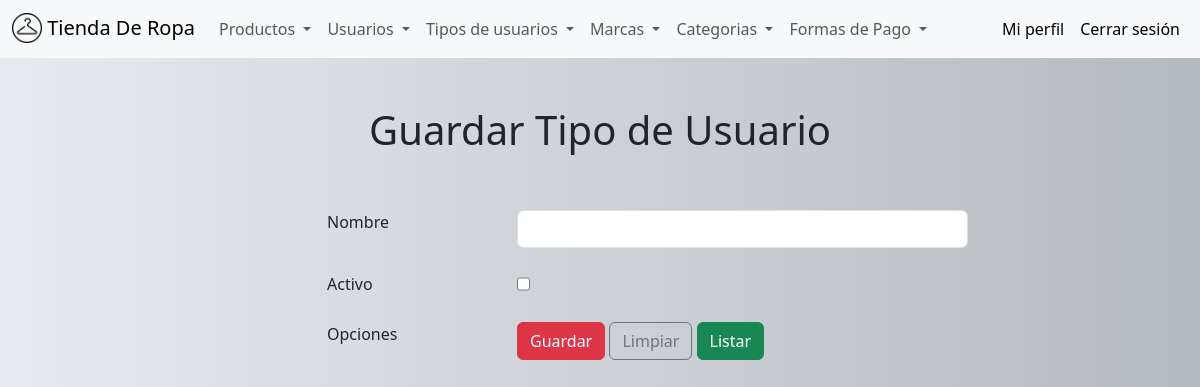
The app's page /staff/buscarTipoUsuario/4 (signed in), older data.
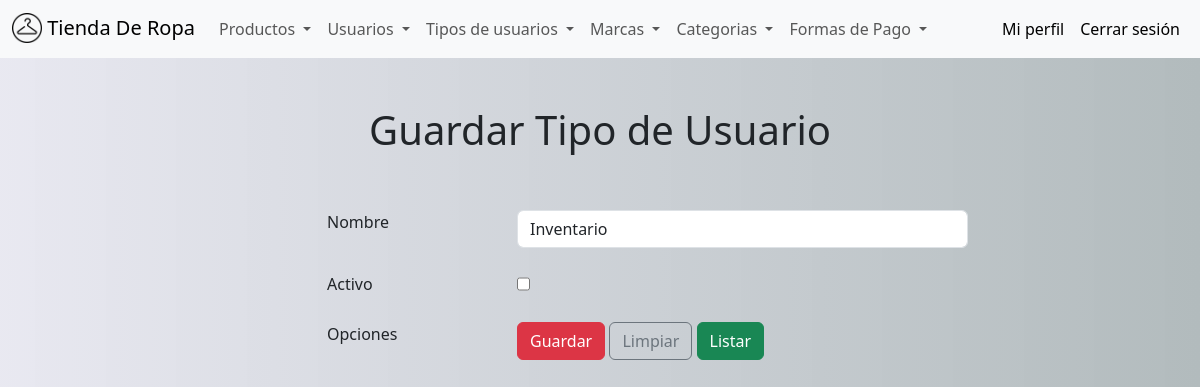
The same page, newer data.
### usuarios/models.py (models this page shows, shortened)
class TipoDeUsuario(models.Model):
    nombre = models.CharField(max_length=50, verbose_name='Tipo de Usuario')
    activo = models.BooleanField(default=False)

### staff/views.py (the view)
# urls.py: path("buscarTipoUsuario/<int:pk>", views.buscarTipoUsuario, name="buscarTipoUsuario"),
@el_usuario_no_es_cliente
@login_required(login_url='login')
def buscarTipoUsuario(request, pk):
    context = {}
    try:
        item = TipoDeUsuario.objects.get(pk=pk)
        context['item'] = item
    except:
        context['error'] = 'Elemento seleccionado no encontrado'
    return render(request, "guardarTipoUsuario.html", context)

### staff/templates/guardarTipoUsuario.html (shortened to what this page needs)
{%extends "base_staff.html"%}{%block tittle%}Guardar Tipo de Usuario{%endblock%}
{%block content%}
{% load static %}
<div class="row my-5">
    <h1 class="text-center"><label>Guardar Tipo de Usuario</label></h1>
</div>
<form id="usuarioForm" action="{% url 'guardarTipoUsuario' %}" method="post">
    <div class="row my-4">
        <div class="col-12 col-md-2 offset-md-3">Nombre</div>
        <div class="col-12 col-md-5">
            <input type="text" name="txtNombre" class="form-control" value="{{item.nombre}}" id="inputNombre">
        </div>
    </div>
    <div class="row my-4">
        <div class="col-12 col-md-2 offset-md-3">Activo</div>
        <div class="col-12 col-md-5">
            <input type="checkbox" name="chkActivo" class="form-check" {{ item.activo|yesno:"checked,"}}>
        </div>
    </div>
    <div class="row my-4">
        <div class="col-12 col-md-2 offset-md-3">Opciones</div>
        <div class="col-12 col-md-5">
            <input type="submit" name="btnGuardar" class="btn btn-danger" value="Guardar">
            <input type="submit" name="btnLimpiar" class="btn btn-outline-secondary" value="Limpiar">
            <a href="{% url 'listarTipoUsuario' %}"  class="btn btn-success">Listar</a>
        </div>
    </div>
</form>
{%endblock%}

Row changes from the older to the newer data that the page shows:
added TipoDeUsuario: txtNombre "Inventario"
